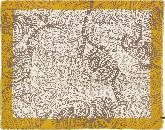
#> input picture Data/Colors/amarillo/105856085.jpg, 165 x 130 px, found by its file name; its folder holds 3 pictures in this run
$ python knn.py
#> lines starting #> are read from the running program, lines starting #| are printed output that depends on the picture
import os
import cv2
import numpy as np
import pandas as pd
from sklearn.model_selection import train_test_split
from sklearn.neighbors import KNeighborsClassifier
from sklearn.metrics import accuracy_score
from joblib import dump

ruta_carpeta = "./Data/Colors"
datos = []
etiquetas = []

for carpeta in os.listdir(ruta_carpeta):
    # Leer la ruta de la carpeta a través de la carpeta actual
    ruta_carpeta_actual = os.path.join(ruta_carpeta, carpeta)

    # Asignar la etiqueta de la carpeta a la variable etiqueta
    etiqueta = carpeta

    for imagen_nombre in os.listdir(ruta_carpeta_actual):
        # Leer la ruta de la imagen a través de la carpeta actual
        ruta_imagen = os.path.join(ruta_carpeta_actual, imagen_nombre)

        # Lee la imagen a color
        imagen = cv2.imread(ruta_imagen, cv2.IMREAD_COLOR)
#> imagen is the input picture: shape (130, 165, 3); mean B, G, R 136.4, 173.3, 194.2

        # Cambiar tamaño de la imagen y aplicar filtro de mediana
        imagen = cv2.resize(imagen, (50, 50), interpolation=cv2.INTER_LINEAR)
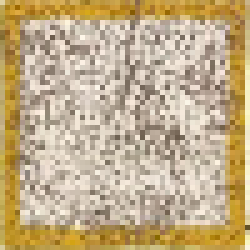
#> imagen: shape (50, 50, 3) (shown 5 times larger); mean B, G, R 136.3, 173.3, 194.2

        # Aplicar filtro de mediana
        imagen = cv2.medianBlur(imagen, 3)
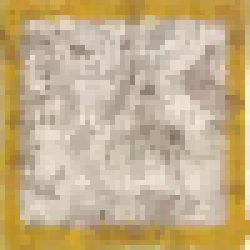
#> imagen: shape (50, 50, 3) (shown 5 times larger); mean B, G, R 137.5, 175.2, 196.4

        # Normalizar los valores de píxeles
        imagen = imagen / 255.0

        # Flattening y agregar a los datos
        matriz_flattened = imagen.flatten()
#> matriz_flattened = 7500 values, max 0.976 at index 5249, min 0.125 at index 6603, mean 0.665
        datos.append(matriz_flattened)
        etiquetas.append(etiqueta)
#> pass 2 of the loop `for carpeta in os.listdir(ruta_carpeta):`:
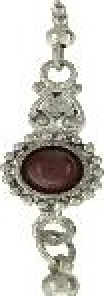
#> input picture Data/Colors/blanco/105331961.jpg, 52 x 148 px, found by its file name (shown 2 times larger)
#> imagen is the input picture: shape (148, 52, 3); mean B, G, R 196.4, 202.5, 204.6
#> `imagen = cv2.resize(imagen, (50, 50), interpolation=cv2.INTER_LINEAR)`:
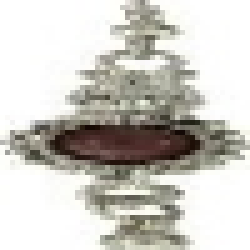
#> imagen: shape (50, 50, 3) (shown 5 times larger); mean B, G, R 196.1, 202.3, 204.4
#> `imagen = cv2.medianBlur(imagen, 3)`:
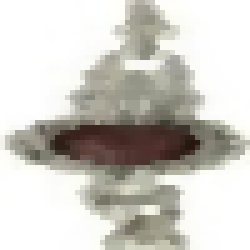
#> imagen: shape (50, 50, 3) (shown 5 times larger); mean B, G, R 197.3, 203.5, 205.8
#> matriz_flattened = 7500 values, max 1 at index 0, min 0.0588 at index 4311, mean 0.793

datos = np.array(datos)
etiquetas = np.array(etiquetas)

# Dividir datos en conjuntos de entrenamiento y prueba
X_train, X_test, y_train, y_test = train_test_split(
    datos, etiquetas, test_size=0.2, random_state=42)

# Entrenar el modelo KNN
# Ajusta el número de vecinos según lo que mejores resultados
knn = KNeighborsClassifier(n_neighbors=3)
knn.fit(X_train, y_train)

# Predecir y evaluar el modelo
y_pred = knn.predict(X_test)
accuracy = accuracy_score(y_test, y_pred)
print(f'Exactitud del modelo Knn: {accuracy}')

# Guardar el modelo si es necesario
dump(knn, './Models/knn_model.joblib')

# Guardar el DataFrame si es necesario
""" df = pd.DataFrame(datos)
df['etiqueta'] = etiquetas
df.to_csv('./Data/dataset_colors.csv', index=False) """
